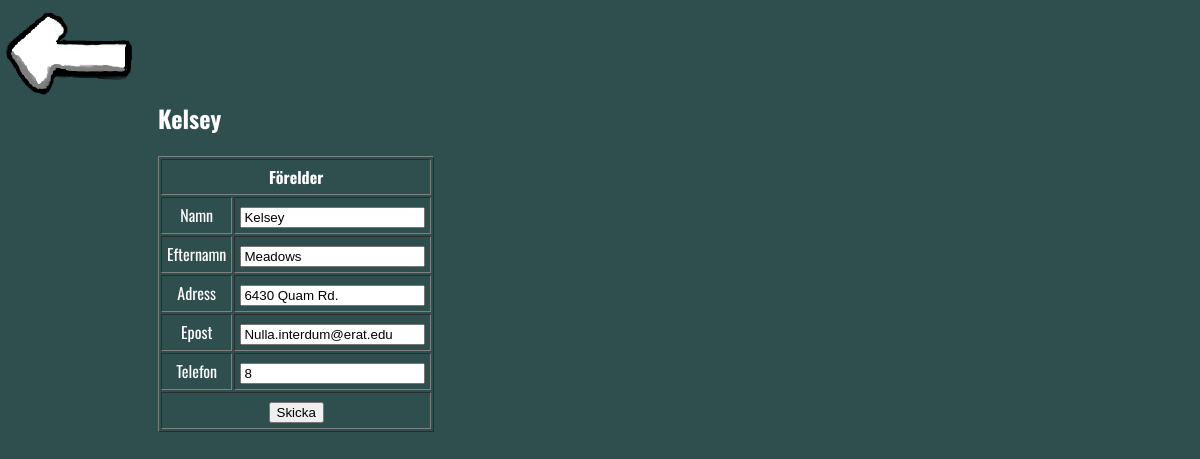
Page /Php/UpdateForelder.php?Id=36 on the committed database.
### tables this page shows
create table Forelder(
	ID integer not null auto_increment primary key,
	Namn varchar(50),
	Efternamn varchar(50),
	Adress varchar(50),
	Epost varchar(50),
	Telefon integer
);

### Php/UpdateForelder.php (the view)
<!DOCTYPE html>
<?php
include "config.php";
$mysqli = connect_db();
$sql = "Describe Forelder;";
$result = prepareArray($sql,array(),array(),$mysqli);
$sql = "Select * from Forelder WHERE ID=?";
$result2 = prepareArray($sql, array($_GET['Id']), array("i"),$mysqli);
$row = $result2->fetch_array();
$name = getName($_GET['Id'],"i","Forelder",$mysqli);
echo'
<html>
<head>
<link rel="stylesheet" href="style.css">
    <link rel="stylesheet" href="style.css">
    <title>' . $name . '</title>
</head>
<body>
<div id="back"><a href="list_Foreldrar"><img src="img.png"></a></div>
<div id="block">
<form action="UpdateForelder.php?Id='. $_GET['Id'] . '" method="Post">
<h2>'. $name .'</h2>
    <table class="inline" border="solid">';
echo '<tr><td colspan="2"><b>Förelder</b></td></tr>';
makeUpdateTable($result,$row);
echo'<tr><td colspan="2"><input type="submit" value="Skicka" name="Sent"></td></tr></table>';
echo '
</form>
</div>
</body>
</html>';

### Php/config.php (shortened to what this page needs)
<?php
function prepareArray ($sql, $params, $paramTypes, $mysqli)
{
    if ($stmt = $mysqli->prepare($sql)) {
        for($i = 0; $i < count($params); $i++){
            $stmt->bind_param( $paramTypes[$i], $params[$i]);
        }
        $stmt->execute();
        return $stmt->get_result();
    }
}
function getName($id, $idType, $table, $mysqli){
    $sql = "Select namn from $table where Id=?;";
    $result = prepareArray($sql,array($id),array($idType),$mysqli);
    if($result != null) {
        $row = $result->fetch_array();
        return $row[0];
    }else{
        return "Missing";
    }
}
function makeUpdateTable($result1,$row2){
    $result1->fetch_array();
    for($i = 1; $i < count($row2)/2; $i++){
        $row1 = $result1->fetch_array();
            echo '<tr><td>' . $row1[0] . '</td><td><input type="text" name="' . $row1[0] . '" value="' . $row2[$i] . '"></td></tr>';
    }
}

### Php/style.css (style rules this page uses)
body { background-color: darkslategray; color: white; font-family: 'Oswald', sans-serif; }
td { text-align: center; padding: 5px; }
.inline { display:inline-block; }
a { color:white; text-decoration: none; display:block; }
#back { position: absolute; top:0px; left:-15px; }
#block { margin-top: 100px; margin-left: 150px; }

### rows in the picture
forelder: Namn "Kelsey", Efternamn "Meadows", Adress "6430 Quam Rd.", Epost "Nulla.interdum@erat.edu", Telefon "8"

### other values in the picture
$row1[0] "Namn"
$row1[0] "Efternamn"
$row1[0] "Adress"
$row1[0] "Epost"
$row1[0] "Telefon"
